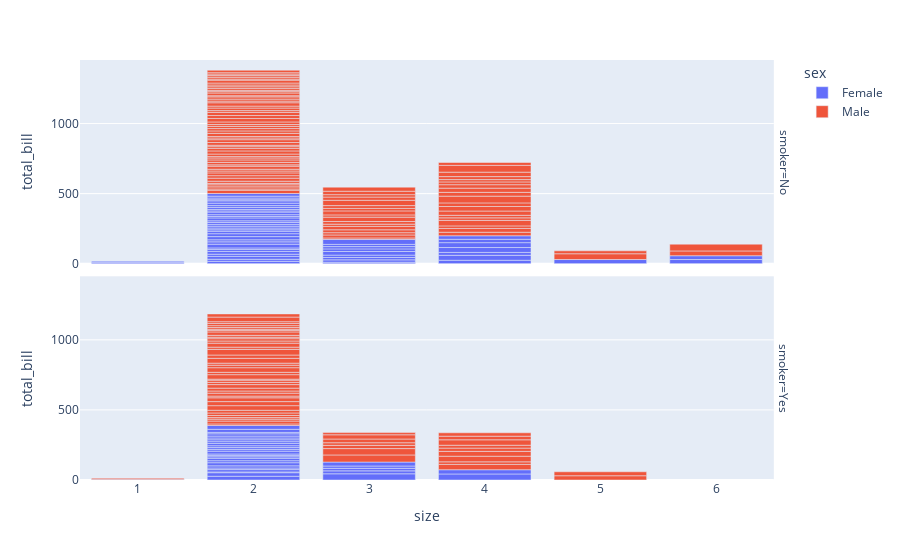

Here is the notebook cell this chart was saved with:
### Code cell
df = px.data.tips()
fig = px.bar(df, x="size", y="total_bill", color="sex", facet_row="smoker")
fig.show()

### Figure 1 — Plotly figure (JSON) as saved in the notebook; plotly's stock layout.template omitted (floating-point values rounded to 4 significant figures)
{"data": [{"alignmentgroup": "True", "hovertemplate": "sex=Female<br>smoker=No<br>size=%{x}<br>total_bill=%{y}<extra></extra>", "legendgroup": "Female", "marker": {"color": "#636efa", "pattern": {"shape": ""}}, "name": "Female", "offsetgroup": "Female", "orientation": "v", "showlegend": true, "textposition": "auto", "type": "bar", "x": [2, 4, 4, 2, 3, 3, 2, 2, 2, 2, 4, 3, 2, 4, 2, 2, 3, 2, 1, 4, 2, 2, 1, 3, 2, 2, 2, 4, 2, 2, 6, 2, 2, 2, 2, 2, 2, 2, 2, 2, 2, 2, 6, 2, 2, 3, 2, 5, 4, 2, 3, 3, 3, 2], "xaxis": "x2", "y": [16.99, 24.59, 35.26, 14.83, 10.33, 16.97, 20.29, 15.77, 19.65, 15.06, 20.69, 16.93, 10.29, 34.81, 26.41, 16.45, 17.07, 14.73, 10.07, 34.83, 22.75, 20.92, 7.25, 25.71, 17.31, 10.65, 12.43, 24.08, 13.42, 12.48, 29.8, 14.52, 11.38, 20.27, 11.17, 12.26, 18.26, 8.51, 10.33, 14.15, 13.16, 17.47, 27.05, 16.43, 8.35, 18.64, 11.87, 29.85, 25, 13.39, 16.21, 15.98, 35.83, 18.78], "yaxis": "y2"}, {"alignmentgroup": "True", "hovertemplate": "sex=Female<br>smoker=Yes<br>size=%{x}<br>total_bill=%{y}<extra></extra>", "legendgroup": "Female", "marker": {"color": "#636efa", "pattern": {"shape": ""}}, "name": "Female", "offsetgroup": "Female", "orientation": "v", "showlegend": false, "textposition": "auto", "type": "bar", "x": [1, 2, 2, 2, 2, 2, 2, 3, 2, 2, 2, 2, 2, 2, 3, 3, 2, 4, 2, 2, 2, 2, 3, 2, 2, 3, 2, 4, 2, 2, 2, 2, 2], "xaxis": "x", "y": [3.07, 26.86, 25.28, 5.75, 16.32, 11.35, 15.38, 44.3, 22.42, 14.31, 17.51, 10.59, 10.63, 9.6, 20.9, 18.15, 19.81, 43.11, 13, 12.74, 13, 16.4, 16.47, 12.76, 13.27, 28.17, 12.9, 30.14, 13.42, 16.27, 10.09, 22.12, 27.18], "yaxis": "y"}, {"alignmentgroup": "True", "hovertemplate": "sex=Male<br>smoker=No<br>size=%{x}<br>total_bill=%{y}<extra></extra>", "legendgroup": "Male", "marker": {"color": "#EF553B", "pattern": {"shape": ""}}, "name": "Male", "offsetgroup": "Male", "orientation": "v", "showlegend": true, "textposition": "auto", "type": "bar", "x": [3, 3, 2, 4, 2, 4, 2, 2, 2, 2, 4, 2, 3, 3, 2, 4, 2, 4, 2, 2, 2, 2, 4, 2, 3, 3, 3, 3, 3, 2, 2, 2, 4, 2, 2, 4, 3, 2, 2, 2, 4, 2, 4, 3, 3, 2, 2, 2, 4, 2, 2, 2, 2, 2, 2, 2, 2, 2, 2, 2, 2, 3, 2, 4, 2, 2, 2, 2, 3, 2, 6, 5, 2, 2, 2, 2, 3, 4, 4, 6, 4, 4, 2, 2, 3, 2, 4, 5, 2, 4, 4, 2, 2, 2, 2, 3, 2], "xaxis": "x2", "y": [10.34, 21.01, 23.68, 25.29, 8.77, 26.88, 15.04, 14.78, 10.27, 15.42, 18.43, 21.58, 16.29, 20.65, 17.92, 39.42, 19.82, 17.81, 13.37, 12.69, 21.7, 9.55, 18.35, 17.78, 24.06, 16.31, 18.69, 31.27, 16.04, 17.46, 13.94, 9.68, 30.4, 18.29, 22.23, 32.4, 28.55, 18.04, 12.54, 9.94, 25.56, 19.49, 48.27, 17.59, 20.08, 20.23, 12.02, 10.51, 27.2, 22.76, 17.29, 16.66, 15.98, 13.03, 18.28, 24.71, 21.16, 22.49, 12.46, 18.24, 14, 38.07, 23.95, 29.93, 11.69, 14.26, 15.95, 8.52, 22.82, 19.08, 34.3, 41.19, 9.78, 7.51, 14.07, 13.13, 17.26, 24.55, 19.77, 48.17, 16.49, 21.5, 12.66, 13.81, 24.52, 20.76, 31.71, 20.69, 7.56, 48.33, 20.45, 13.28, 11.61, 10.77, 10.07, 29.03, 17.82], "yaxis": "y2"}, {"alignmentgroup": "True", "hovertemplate": "sex=Male<br>smoker=Yes<br>size=%{x}<br>total_bill=%{y}<extra></extra>", "legendgroup": "Male", "marker": {"color": "#EF553B", "pattern": {"shape": ""}}, "name": "Male", "offsetgroup": "Male", "orientation": "v", "showlegend": false, "textposition": "auto", "type": "bar", "x": [4, 2, 2, 2, 2, 4, 2, 2, 2, 2, 2, 4, 2, 2, 2, 2, 2, 2, 2, 3, 2, 2, 2, 2, 2, 2, 2, 2, 4, 2, 3, 4, 2, 5, 3, 2, 2, 2, 2, 2, 2, 3, 4, 3, 4, 2, 3, 4, 5, 2, 2, 2, 1, 2, 4, 3, 2, 2, 2, 2], "xaxis": "x", "y": [38.01, 11.24, 20.29, 13.81, 11.02, 18.29, 15.01, 17.92, 19.44, 32.68, 28.97, 40.17, 27.28, 12.03, 21.01, 15.36, 20.49, 25.21, 16, 50.81, 15.81, 7.25, 31.85, 16.82, 32.9, 17.89, 14.48, 34.63, 34.65, 23.33, 45.35, 23.17, 40.55, 30.46, 23.1, 15.69, 28.44, 15.48, 16.58, 10.34, 13.51, 18.71, 20.53, 26.59, 38.73, 24.27, 30.06, 25.89, 28.15, 11.59, 7.74, 12.16, 8.58, 13.42, 24.01, 15.69, 15.53, 12.6, 32.83, 22.67], "yaxis": "y"}], "layout": {"annotations": [{"font": {}, "showarrow": false, "text": "smoker=Yes", "textangle": 90, "x": 0.98, "xanchor": "left", "xref": "paper", "y": 0.2425, "yanchor": "middle", "yref": "paper"}, {"font": {}, "showarrow": false, "text": "smoker=No", "textangle": 90, "x": 0.98, "xanchor": "left", "xref": "paper", "y": 0.7575, "yanchor": "middle", "yref": "paper"}], "barmode": "relative", "legend": {"title": {"text": "sex"}, "tracegroupgap": 0}, "margin": {"t": 60}, "xaxis": {"anchor": "y", "domain": [0, 0.98], "title": {"text": "size"}}, "xaxis2": {"anchor": "y2", "domain": [0, 0.98], "matches": "x", "showticklabels": false}, "yaxis": {"anchor": "x", "domain": [0, 0.485], "title": {"text": "total_bill"}}, "yaxis2": {"anchor": "x2", "domain": [0.515, 1], "matches": "y", "title": {"text": "total_bill"}}}}
